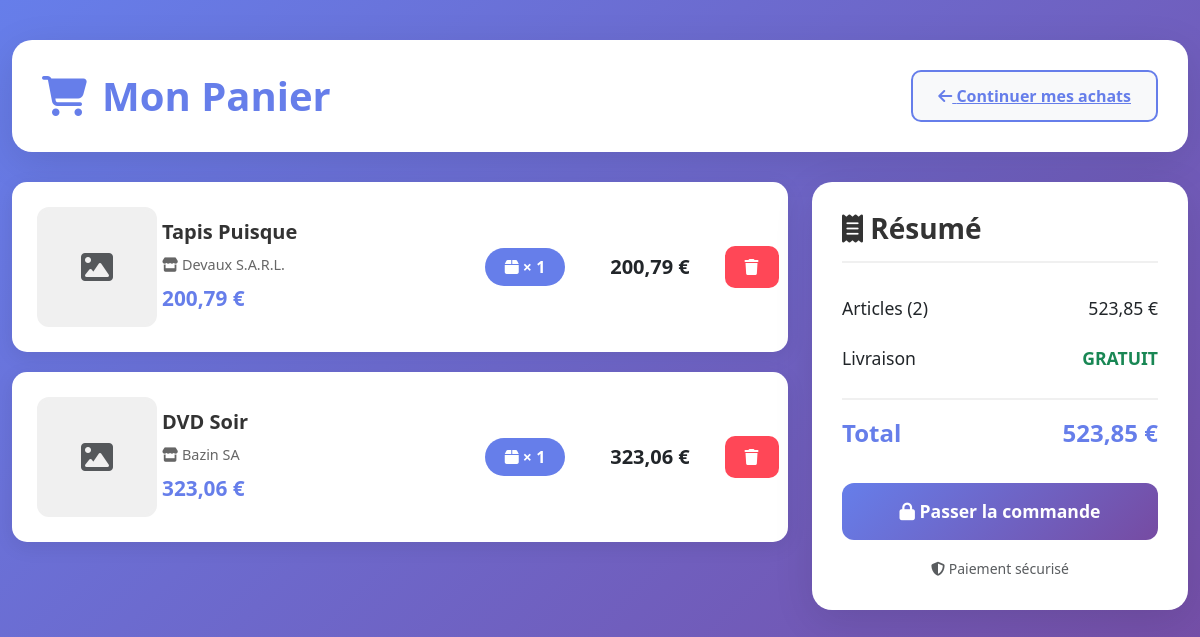
The page /orders/cart/ (signed in) on the database as committed earlier.
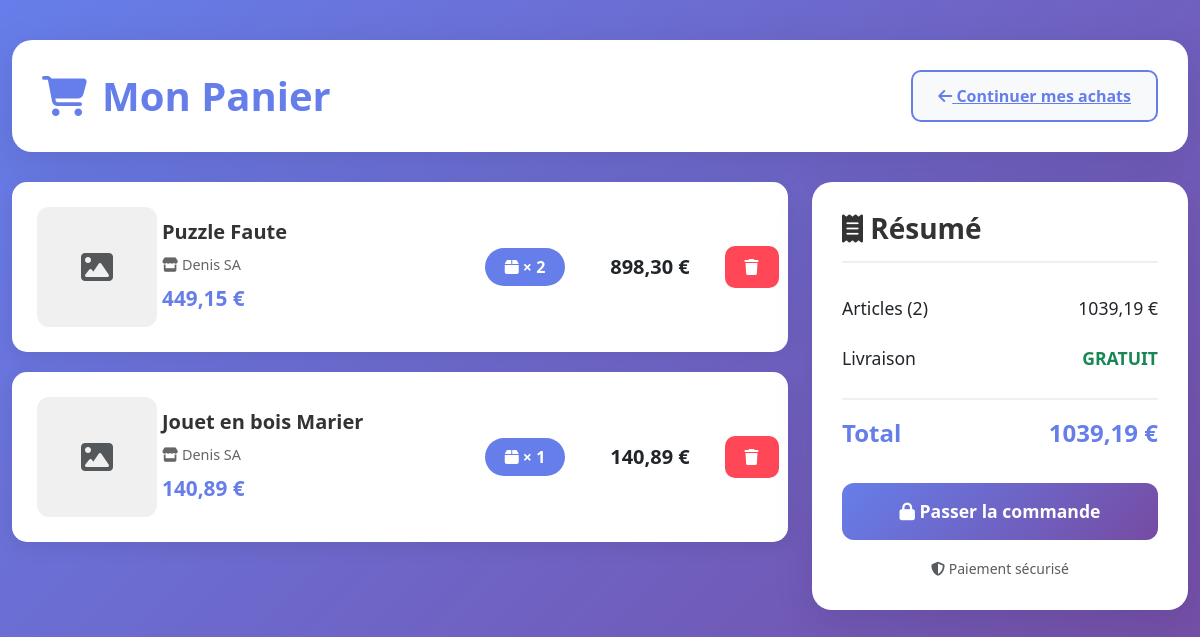
The same page on the database as committed later.
### orders/models.py (models this page shows, shortened)
class CartItem(models.Model):
    cart = models.ForeignKey(Cart, on_delete=models.CASCADE, related_name='items', verbose_name="Panier")
    product = models.ForeignKey(Product, on_delete=models.CASCADE, verbose_name="Produit")
    quantity = models.PositiveIntegerField(default=1, verbose_name="Quantité")
    added_at = models.DateTimeField(auto_now_add=True)
    class Meta:
        verbose_name = "Article du panier"
        verbose_name_plural = "Articles du panier"
        unique_together = ['cart', 'product']
    @property
    def total_price(self):
        return self.quantity * self.product.price

class Cart(models.Model):
    user = models.OneToOneField(User, on_delete=models.CASCADE, related_name='cart', verbose_name="Utilisateur")
    created_at = models.DateTimeField(auto_now_add=True)
    updated_at = models.DateTimeField(auto_now=True)
    class Meta:
        verbose_name = "Panier"
        verbose_name_plural = "Paniers"
    @property
    def total_amount(self):
        return sum(item.total_price for item in self.items.all())

### products/models.py (models this page shows, shortened)
class Product(models.Model):
    vendor = models.ForeignKey(VendorProfile, on_delete=models.CASCADE, related_name='products', verbose_name="Vendeur")
    name = models.CharField(max_length=200, verbose_name="Nom du produit")
    description = models.TextField(verbose_name="Description")
    price = models.DecimalField(max_digits=10, decimal_places=2, verbose_name="Prix")
    category = models.ForeignKey(Category, on_delete=models.CASCADE, related_name='products', verbose_name="Catégorie")
    tags = models.CharField(max_length=500, blank=True, verbose_name="Étiquettes (séparées par des virgules)")
    image = models.ImageField(upload_to='products/', blank=True, null=True, verbose_name="Image principale")
    stock_quantity = models.PositiveIntegerField(default=0, verbose_name="Quantité en stock")
    is_active = models.BooleanField(default=True, verbose_name="Actif")
    created_at = models.DateTimeField(auto_now_add=True)
    updated_at = models.DateTimeField(auto_now=True)
    class Meta:
        verbose_name = "Produit"
        verbose_name_plural = "Produits"
        ordering = ['-created_at']

### accounts/models.py (models this page shows, shortened)
class VendorProfile(models.Model):
    user = models.OneToOneField(User, on_delete=models.CASCADE, related_name='vendor_profile')
    business_name = models.CharField(max_length=200, verbose_name="Nom de l'entreprise")
    description = models.TextField(verbose_name="Description de l'entreprise")
    phone = models.CharField(max_length=20, verbose_name="Téléphone")
    address = models.TextField(verbose_name="Adresse")
    city = models.CharField(max_length=100, verbose_name="Ville")
    image = models.ImageField(upload_to='vendors/', blank=True, null=True)
    is_verified = models.BooleanField(default=False, verbose_name="Vérifié")
    created_at = models.DateTimeField(auto_now_add=True)
    updated_at = models.DateTimeField(auto_now=True)
    class Meta:
        verbose_name = "Profil Vendeur"
        verbose_name_plural = "Profils Vendeurs"

### orders/views.py (the view)
# urls.py: path('cart/', views.cart_detail, name='cart'),  # Changed name to 'cart' for consistency
@login_required
def cart_detail(request):
    cart, _ = Cart.objects.get_or_create(user=request.user)
    return render(request, 'orders/cart.html', {'cart': cart})

### orders/templates/orders/cart.html (shortened to what the changed rows need)
<!DOCTYPE html>
<html lang="fr">
<head>
    <link href="https://cdn.jsdelivr.net/npm/bootstrap@5.3.2/dist/css/bootstrap.min.css" rel="stylesheet">
    <link href="https://cdnjs.cloudflare.com/ajax/libs/font-awesome/6.4.0/css/all.min.css" rel="stylesheet">
</head>
<body>
    <div class="container cart-container">
        <div class="cart-header">
            <div class="d-flex justify-content-between align-items-center flex-wrap">
                <h1><i class="fas fa-shopping-cart"></i> Mon Panier</h1>
            </div>
        </div>
        {% if cart.items.all %}
            <div class="row">
                <div class="col-lg-8">
                    {% for item in cart.items.all %}
                    <div class="cart-item">
                        <div class="row align-items-center">
                            <div class="col-md-2 mb-3 mb-md-0">
                                {% if item.product.image %}
                                    <img src="{{ item.product.image.url }}" alt="{{ item.product.name }}" class="product-image">
                                {% else %}
                                    <div class="product-image d-flex align-items-center justify-content-center" style="background: #f0f0f0;">
                                        <i class="fas fa-image fa-2x text-muted"></i>
                                    </div>
                                {% endif %}
                            </div>
                            <div class="col-md-5 product-info mb-3 mb-md-0">
                                <h5>{{ item.product.name }}</h5>
                                <p class="product-vendor mb-2">
                                    <i class="fas fa-store"></i> {{ item.product.vendor.business_name }}
                                </p>
                                <span class="product-price">{{ item.product.price }} €</span>
                            </div>
                            <div class="col-6 col-md-2 text-center mb-3 mb-md-0">
                                <span class="quantity-badge">
                                    <i class="fas fa-box"></i> × {{ item.quantity }}
                                </span>
                            </div>
                            <div class="col-6 col-md-2 text-center mb-3 mb-md-0">
                                <div class="fw-bold fs-5">{{ item.total_price }} €</div>
                            </div>
                            <div class="col-12 col-md-1 text-center">
                                <a href="{% url 'remove_from_cart' item.id %}" class="btn-remove">
                                    <i class="fas fa-trash"></i>
                                </a>
                            </div>
                        </div>
                    </div>
                    {% endfor %}
                </div>
                <div class="col-lg-4">
                    <div class="cart-summary">
                        <h3><i class="fas fa-receipt"></i> Résumé</h3>
                        <div class="summary-line">
                            <span>Articles ({{ cart.items.count }})</span>
                            <span>{{ cart.total_amount }} €</span>
                        </div>
                        <div class="summary-line">
                            <span>Livraison</span>
                            <span class="text-success fw-bold">GRATUIT</span>
                        </div>
                        <div class="summary-line summary-total">
                            <span>Total</span>
                            <span>{{ cart.total_amount }} €</span>
                        </div>
                        <a href="{% url 'checkout' %}" class="btn btn-checkout">
                            <i class="fas fa-lock"></i> Passer la commande
                        </a>
                        <div class="text-center mt-3">
                            <small class="text-muted">
                                <i class="fas fa-shield-alt"></i> Paiement sécurisé
                            </small>
                        </div>
                    </div>
                </div>
            </div>
        {% endif %}
    </div>
</body>
</html>

Rows that differ between the two databases and show on the page:
removed CartItem: product.name "Tapis Puisque", product.vendor.business_name "Devaux S.A.R.L.", product.price "200,79", quantity "1", total_price "200,79"
removed CartItem: product.name "DVD Soir", product.vendor.business_name "Bazin SA", product.price "323,06", quantity "1", total_price "323,06"
added CartItem: product.name "Puzzle Faute", product.vendor.business_name "Denis SA", product.price "449,15", quantity "2", total_price "898,30"
added CartItem: product.name "Jouet en bois Marier", product.vendor.business_name "Denis SA", product.price "140,89", quantity "1", total_price "140,89"
computed for Cart: total_amount "523,85" → "1039,19"
